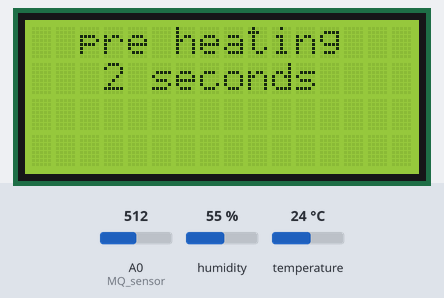
Bench run of a sketch on a simulated Arduino Uno, built with avr-gcc and run on an emulated ATmega328P. On the bench: 16×4 character LCD. The inputs (shaded band) are chosen by the test bench; at power-on: A0 (MQ_sensor) = 512, humidity 55 %, temperature 24 °C. What the sketch prints to the serial monitor is not drawn.

Above: at 1.2 s.
At 4.3 s:
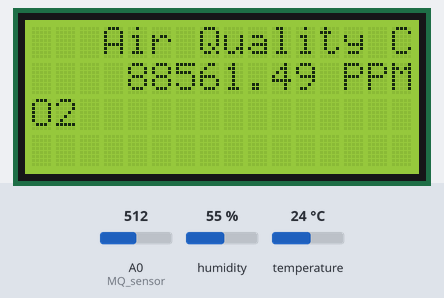
4.4 s: A0 (MQ_sensor) set to 755
At 6.8 s:
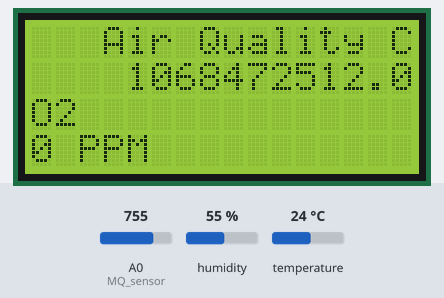
7.8 s: A0 (MQ_sensor) set to 766
At 13.2 s:
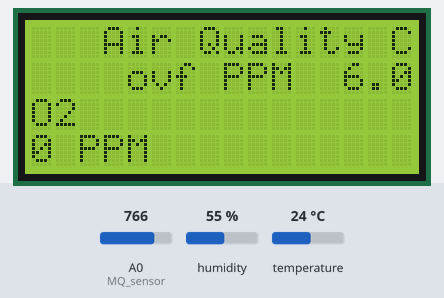
13.9 s: A0 (MQ_sensor) set to 1013
15.8 s: A0 (MQ_sensor) set to 1023
At 18.1 s:
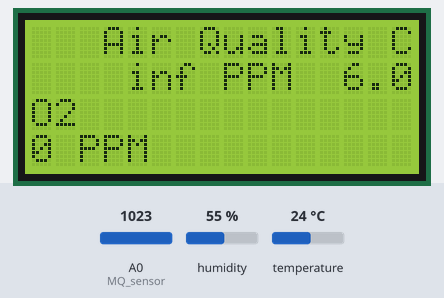
Timing chart, 0 to 19.6 s (numbered marks = the images above; inputs shaded):
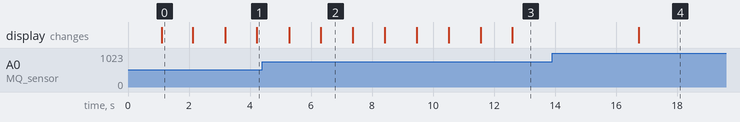

The sketch:

ector_Auto_Regression_Model_MQ_135_Created_by_Andaru_Nugroho.ino
```cpp
/*Library by Agam Sanjaya
 * Dated : 31-01-2020
 * credit : B.Aswinth Raj/www.circuitdigest.com
 * Article : Davide Gironi
 * Mix n Match : Andaru Nugrahanto
 */

 #include <Wire.h>
#include <LiquidCrystal_I2C.h>
LiquidCrystal_I2C lcd(0x27,16,4);//adrressing lcd 0x27,16X2 lcd

#include "DHT.h"
#define DHTPIN 2
#define DHTTYPE DHT11
DHT dht(DHTPIN, DHTTYPE);
//library disertakan di deskripsi

#define RL 10 //nilai RL =10 pada sensor
#define m -0.11 //hasil perhitungan gradien
#define b 0.11 //hasil perhitungan perpotongan
#define Ro 30 //hasil pengukuran RO
#define MQ_sensor A0 //definisi variabel

const int numReadings = 5;//nilai penambilan sample pembacaan sebesar 5 kali
float readings[numReadings];
int readIndex = 0;
float total = 0;
float average = 0;

void setup() {
lcd.begin();
lcd.backlight();
  Serial.begin(9600);

////////////////////////////////////

  Serial.println(F("Bismillah Sukses Aamiin"));

  dht.begin();

//////////////////////////////

   for (int thisReading = 0; thisReading < numReadings; thisReading++) {
    readings[thisReading] = 0;
  }
for (int times = 1; times <=3; times++) {
    lcd.setCursor(0,0);
    lcd.print("  pre heating");
    lcd.setCursor(3,1);
    lcd.print(times);
    lcd.print(" seconds");
    delay(1000);
  }
  lcd.clear();

}

void loop() {

  float VRL;
  float RS;
  float ratio;

  VRL = analogRead(MQ_sensor)*(5/1023.0); //konversi analog ke tegangan
   RS =(5.0 /VRL-1)*10 ;//rumus untuk RS
  ratio = RS/Ro;  // rumus mencari ratio


  float ppm = pow(10, ((log10(ratio)-b)/m));//rumus mencari ppm


 total = total - readings[readIndex];

  readings[readIndex] = ppm;

  total = total + readings[readIndex];

  readIndex = readIndex + 1;


  if (readIndex >= numReadings) {

    readIndex = 0;
  }

  average = total / numReadings;

////////////////////////////////////////////
  float h = dht.readHumidity();
  // Read temperature as Celsius (the default)
  float t = dht.readTemperature();
  // Read temperature as Fahrenheit
   // Read temperature as Fahrenheit (isFahrenheit = true)
  float f = dht.readTemperature(true);


  if (isnan(h) || isnan(t) || isnan(f)) {
    Serial.println(F("Failed to read from DHT sensor!"));
    return;
  }

  // Compute heat index in Fahrenheit (the default)
  float hif = dht.computeHeatIndex(f, h);
  // Compute heat index in Celsius (isFahreheit = false)
  float hic = dht.computeHeatIndex(t, h, false);

  Serial.print(F("Humidity: "));
  Serial.print(h);
  Serial.print(F(" %"));
  Serial.print(F(" Temperature: "));

  Serial.print(hic);
  Serial.print(F("°C "));


//////////////////////////////////////////////


int analogSensor = analogRead(MQ_sensor);//pembacaansensor sebagai inpuanalo
Serial.print("CO2 =  ");
Serial.print(average);
Serial.print(" PPM");
Serial.println();

     lcd.setCursor(3,0);
  lcd.print("Air Quality");
 //menampilkan nilai rata-rata ppm setelah 5 kali pembacaan
  lcd.print(" CO2");
 lcd.setCursor(4,1);
 lcd.print(average);
 lcd.print(" PPM");
  lcd.print("  ");

   delay(1000);

}
```

Measured:
- the behaviour switches between 765 and 766 on A0 (MQ_sensor) (found by bisection; images 2 and 3)
- the behaviour switches between 1022 and 1023 on A0 (MQ_sensor) (found by bisection; images 3 and 4)
- after the input at 13.9 s, every drawn part: stays the same
- after the input at 15.8 s, the display: changes after 0.94 s (image 4)
- what the display in image 0 shows lasts 1.0 s, from 1.1 s to 2.1 s
- what the display in image 2 shows lasts 1.1 s, from 6.3 s to 7.4 s
